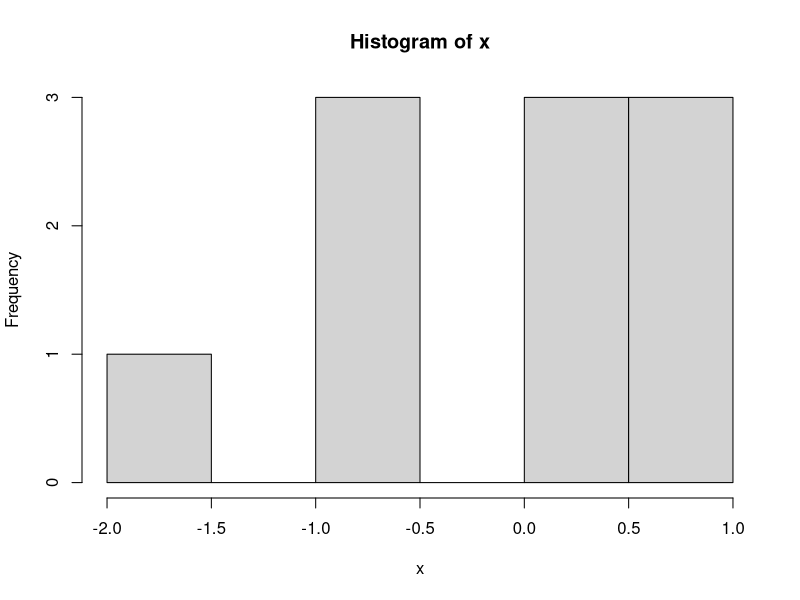

Reproduce this figure in R.
## ---- chunk 1
x <- rnorm(10)
x
## ---- chunk 2
hist(x)
